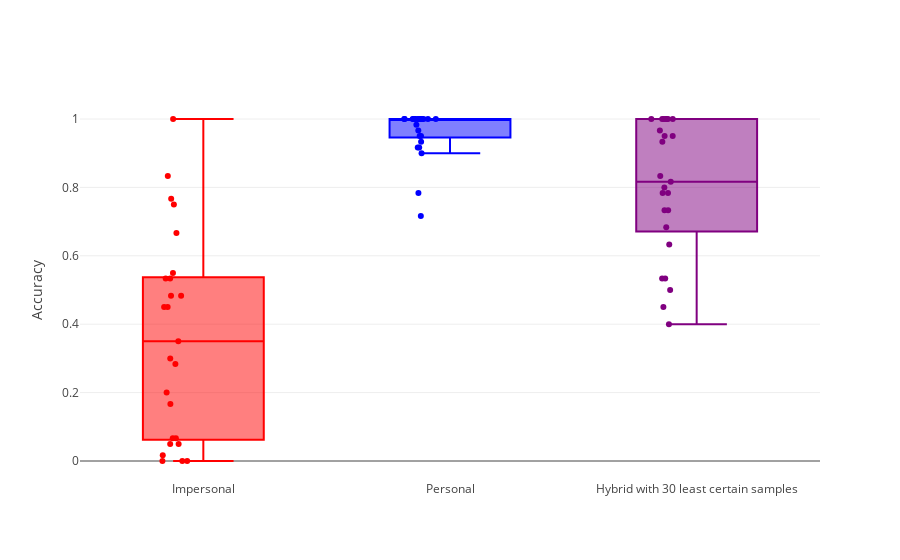

Notebook code for this chart:
### Code cell
mean_hybrid_scores_by_user = []
mean_impersonal_scores_by_user = []
mean_personal_scores_by_user = []

for user_id in results_df_30['user_id'].unique():
    user_df = results_df_30[results_df_30['user_id'] == user_id]
    mean_hybrid_scores_by_user.append(user_df['hybrid'].mean())
    mean_impersonal_scores_by_user.append(user_df['impersonal'].mean())
    mean_personal_scores_by_user.append(user_df['personal'].mean())
    
impersonal_trace = go.Box(y=mean_impersonal_scores_by_user,
                          name="Impersonal",
                          marker=dict(color='red'),
                          boxpoints='all',
                          jitter=0.3,
                          pointpos=-0.5)

personal_trace = go.Box(y=mean_personal_scores_by_user,
                        name="Personal",
                        marker=dict(color="blue"),
                        boxpoints="all",
                        jitter=0.3,
                        pointpos=-0.5)

hybrid_trace = go.Box(y=mean_hybrid_scores_by_user,
                        name="Hybrid with 30 least certain samples",
                        marker=dict(color="purple"),
                        boxpoints="all",
                        jitter=0.3,
                        pointpos=-0.5)

data = [impersonal_trace, personal_trace, hybrid_trace]
layout = go.Layout(yaxis=dict(title="Accuracy"), showlegend=False)
fig=go.Figure(data=data,layout=layout)
iplot(fig)

### Figure 1 — Plotly figure (JSON) as saved in the notebook; plotly's stock layout.template omitted (floating-point values rounded to 4 significant figures)
{"data": [{"boxpoints": "all", "jitter": 0.3, "marker": {"color": "red"}, "name": "Impersonal", "pointpos": -0.5, "type": "box", "y": [0.75, 0, 0.55, 0.4833, 0.35, 1, 0.5333, 0, 0.06667, 0.2, 0.05, 0.06667, 0, 0.8333, 0.01667, 0.45, 0.2833, 0.4833, 0.1667, 0.7667, 0.3, 0.6667, 0.5333, 0.45, 0.05]}, {"boxpoints": "all", "jitter": 0.3, "marker": {"color": "blue"}, "name": "Personal", "pointpos": -0.5, "type": "box", "y": [0.9667, 1, 0.9333, 0.95, 0.9167, 1, 1, 1, 1, 0.95, 1, 1, 1, 1, 0.9167, 0.9833, 0.7167, 1, 1, 1, 1, 0.9, 1, 0.7833, 1]}, {"boxpoints": "all", "jitter": 0.3, "marker": {"color": "purple"}, "name": "Hybrid with 30 least certain samples", "pointpos": -0.5, "type": "box", "y": [0.7333, 1, 0.45, 0.7833, 0.4, 1, 1, 1, 0.95, 0.95, 0.9333, 1, 1, 0.9667, 0.7333, 0.6333, 0.6833, 1, 0.5333, 0.8167, 0.7833, 0.5, 0.8333, 0.8, 0.5333]}], "layout": {"showlegend": false, "yaxis": {"title": "Accuracy"}}}
